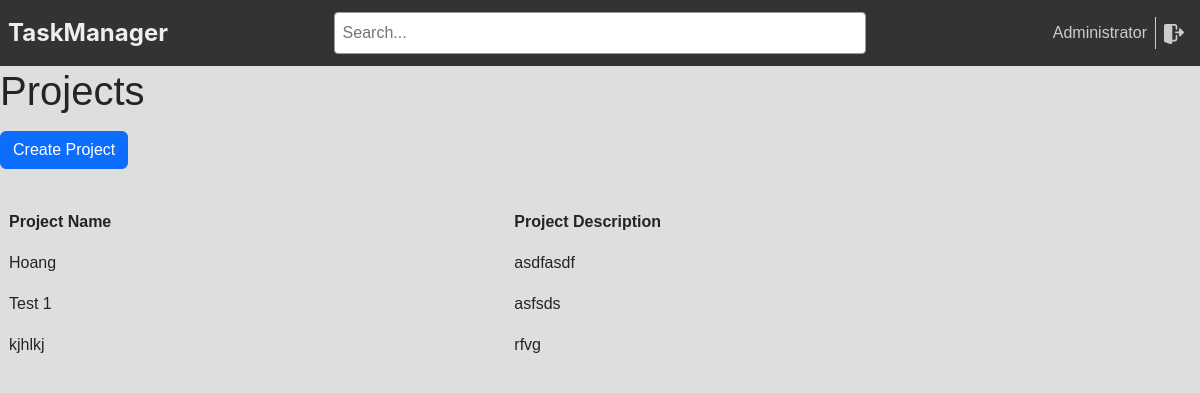
/projects/ (signed in), run on an earlier commit of the app's database.
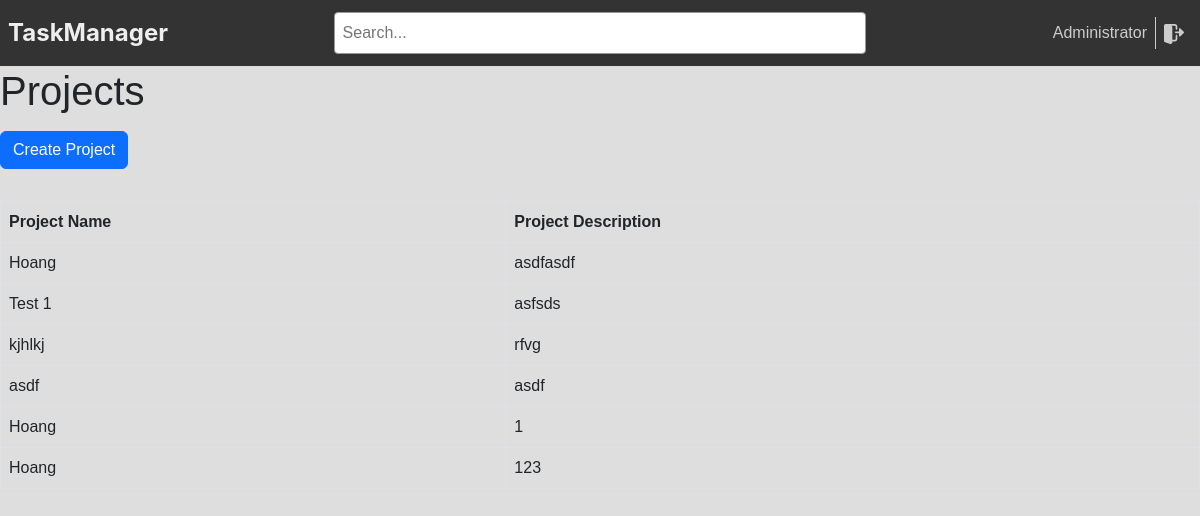
And on a later commit of the database.
### task_management/models.py (models this page shows, shortened)
class Project(db.Model):
    __tablename__ = 'project'
    id = db.Column(db.Integer, primary_key=True)
    name = db.Column(db.String(255))
    description = db.Column(db.Text)
    status = db.Column(db.String(100))
    active = db.Column(db.Boolean, default=True)
    sequence = db.Column(db.Integer)
    manager_id = db.Column(db.Integer, db.ForeignKey('user.id'))
    date_start = db.Column(db.Date)
    date_end = db.Column(db.Date)
    created_at = db.Column(db.DateTime, default=db.func.current_timestamp())
    updated_at = db.Column(db.DateTime, default=db.func.current_timestamp())
    create_uid = db.Column(db.Integer, default=0)
    write_uid = db.Column(db.Integer, default=0)
    tasks = db.relationship('Task', backref='project')
    progress = db.Column(db.Float)

### task_management/project/views.py (the view)
@project_blueprint.route('/', methods=['POST', 'GET'])
@login_required
def projects():
    projects = Project.query.all()
    return render_template('project_list.html', projects=projects, view_type='list')

### task_management/models.py (called while the page is built)
@login_manager.user_loader
def load_user(user_id):
    return User.query.get(int(user_id))

### task_management/routes.py (called while the page is built)
def login_required(f):
    @wraps(f)
    def decorated_function(*args, **kwargs):
        if not current_user.is_authenticated:
            return redirect(url_for('login'))
        return f(*args, **kwargs)
    return decorated_function

### task_management/project/templates/project_list.html
{% extends 'base.html' %}
{% block content %}
    <h1>Projects</h1>
    <button class="btn btn-primary my-2" onclick="window.location.href='/projects/new'">Create Project</button>
    <table class="table table-bordered table-hover mt-4">
        <thead class="thead-dark">
            <tr>
                <th>Project Name</th>
                <th>Project Description</th>
            </tr>
        </thead>
        <tbody>
            {% for project in projects %}
                <tr>
                    <td>{{ project.name }}</td>
                    <td>{{ project.description }}</td>
                </tr>
            {% endfor %}
        </tbody>
    </table>
{% endblock %}

What changed in the data, as far as the page shows it:
added Project: name "asdf", description "asdf"
added Project: name "Hoang", description "1"
added Project: name "Hoang", description "123"
